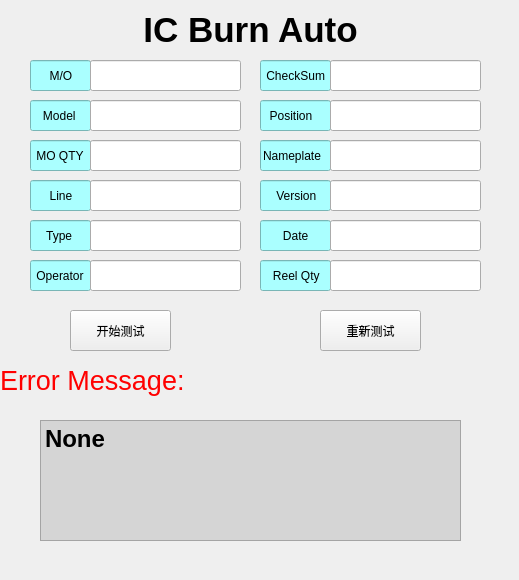
<?xml version="1.0" encoding="UTF-8"?>
<ui version="4.0">
 <class>Form</class>
 <widget class="QWidget" name="Form">
  <property name="geometry">
   <rect>
    <x>0</x>
    <y>0</y>
    <width>519</width>
    <height>580</height>
   </rect>
  </property>
  <property name="windowTitle">
   <string>IC Burn Auto</string>
  </property>
  <widget class="QLabel" name="label">
   <property name="geometry">
    <rect>
     <x>130</x>
     <y>10</y>
     <width>241</width>
     <height>41</height>
    </rect>
   </property>
   <property name="text">
    <string>&lt;html&gt;&lt;head/&gt;&lt;body&gt;&lt;p align=&quot;center&quot;&gt;&lt;span style=&quot; font-size:26pt; font-weight:700;&quot;&gt;IC Burn Auto&lt;/span&gt;&lt;/p&gt;&lt;/body&gt;&lt;/html&gt;</string>
   </property>
  </widget>
  <widget class="QLineEdit" name="lineEdit">
   <property name="geometry">
    <rect>
     <x>30</x>
     <y>60</y>
     <width>61</width>
     <height>31</height>
    </rect>
   </property>
   <property name="toolTip">
    <string>&lt;html&gt;&lt;head/&gt;&lt;body&gt;&lt;p align=&quot;center&quot;&gt;&lt;span style=&quot; font-size:12pt;&quot;&gt;&lt;br/&gt;&lt;/span&gt;&lt;/p&gt;&lt;/body&gt;&lt;/html&gt;</string>
   </property>
   <property name="styleSheet">
    <string notr="true">background-color: rgb(170, 255, 255);</string>
   </property>
   <property name="text">
    <string>     M/O</string>
   </property>
  </widget>
  <widget class="QLineEdit" name="lineEdit_2">
   <property name="geometry">
    <rect>
     <x>90</x>
     <y>60</y>
     <width>151</width>
     <height>31</height>
    </rect>
   </property>
  </widget>
  <widget class="QLineEdit" name="lineEdit_3">
   <property name="geometry">
    <rect>
     <x>30</x>
     <y>100</y>
     <width>61</width>
     <height>31</height>
    </rect>
   </property>
   <property name="toolTip">
    <string>&lt;html&gt;&lt;head/&gt;&lt;body&gt;&lt;p align=&quot;center&quot;&gt;&lt;span style=&quot; font-size:12pt;&quot;&gt;&lt;br/&gt;&lt;/span&gt;&lt;/p&gt;&lt;/body&gt;&lt;/html&gt;</string>
   </property>
   <property name="styleSheet">
    <string notr="true">background-color: rgb(170, 255, 255);</string>
   </property>
   <property name="text">
    <string>   Model</string>
   </property>
  </widget>
  <widget class="QLineEdit" name="lineEdit_4">
   <property name="geometry">
    <rect>
     <x>90</x>
     <y>100</y>
     <width>151</width>
     <height>31</height>
    </rect>
   </property>
  </widget>
  <widget class="QLineEdit" name="lineEdit_5">
   <property name="geometry">
    <rect>
     <x>30</x>
     <y>140</y>
     <width>61</width>
     <height>31</height>
    </rect>
   </property>
   <property name="toolTip">
    <string>&lt;html&gt;&lt;head/&gt;&lt;body&gt;&lt;p align=&quot;center&quot;&gt;&lt;span style=&quot; font-size:12pt;&quot;&gt;&lt;br/&gt;&lt;/span&gt;&lt;/p&gt;&lt;/body&gt;&lt;/html&gt;</string>
   </property>
   <property name="styleSheet">
    <string notr="true">background-color: rgb(170, 255, 255);</string>
   </property>
   <property name="text">
    <string> MO QTY</string>
   </property>
  </widget>
  <widget class="QLineEdit" name="lineEdit_6">
   <property name="geometry">
    <rect>
     <x>30</x>
     <y>180</y>
     <width>61</width>
     <height>31</height>
    </rect>
   </property>
   <property name="toolTip">
    <string>&lt;html&gt;&lt;head/&gt;&lt;body&gt;&lt;p align=&quot;center&quot;&gt;&lt;span style=&quot; font-size:12pt;&quot;&gt;&lt;br/&gt;&lt;/span&gt;&lt;/p&gt;&lt;/body&gt;&lt;/html&gt;</string>
   </property>
   <property name="styleSheet">
    <string notr="true">background-color: rgb(170, 255, 255);</string>
   </property>
   <property name="text">
    <string>     Line</string>
   </property>
  </widget>
  <widget class="QLineEdit" name="lineEdit_7">
   <property name="geometry">
    <rect>
     <x>30</x>
     <y>220</y>
     <width>61</width>
     <height>31</height>
    </rect>
   </property>
   <property name="toolTip">
    <string>&lt;html&gt;&lt;head/&gt;&lt;body&gt;&lt;p align=&quot;center&quot;&gt;&lt;span style=&quot; font-size:12pt;&quot;&gt;&lt;br/&gt;&lt;/span&gt;&lt;/p&gt;&lt;/body&gt;&lt;/html&gt;</string>
   </property>
   <property name="styleSheet">
    <string notr="true">background-color: rgb(170, 255, 255);</string>
   </property>
   <property name="text">
    <string>    Type</string>
   </property>
  </widget>
  <widget class="QLineEdit" name="lineEdit_8">
   <property name="geometry">
    <rect>
     <x>260</x>
     <y>60</y>
     <width>71</width>
     <height>31</height>
    </rect>
   </property>
   <property name="toolTip">
    <string>&lt;html&gt;&lt;head/&gt;&lt;body&gt;&lt;p align=&quot;center&quot;&gt;&lt;span style=&quot; font-size:12pt;&quot;&gt;&lt;br/&gt;&lt;/span&gt;&lt;/p&gt;&lt;/body&gt;&lt;/html&gt;</string>
   </property>
   <property name="styleSheet">
    <string notr="true">background-color: rgb(170, 255, 255);</string>
   </property>
   <property name="text">
    <string> CheckSum</string>
   </property>
  </widget>
  <widget class="QLineEdit" name="lineEdit_9">
   <property name="geometry">
    <rect>
     <x>260</x>
     <y>100</y>
     <width>71</width>
     <height>31</height>
    </rect>
   </property>
   <property name="toolTip">
    <string>&lt;html&gt;&lt;head/&gt;&lt;body&gt;&lt;p align=&quot;center&quot;&gt;&lt;span style=&quot; font-size:12pt;&quot;&gt;&lt;br/&gt;&lt;/span&gt;&lt;/p&gt;&lt;/body&gt;&lt;/html&gt;</string>
   </property>
   <property name="styleSheet">
    <string notr="true">background-color: rgb(170, 255, 255);</string>
   </property>
   <property name="text">
    <string>  Position</string>
   </property>
  </widget>
  <widget class="QLineEdit" name="lineEdit_10">
   <property name="geometry">
    <rect>
     <x>260</x>
     <y>140</y>
     <width>71</width>
     <height>31</height>
    </rect>
   </property>
   <property name="toolTip">
    <string>&lt;html&gt;&lt;head/&gt;&lt;body&gt;&lt;p align=&quot;center&quot;&gt;&lt;span style=&quot; font-size:12pt;&quot;&gt;&lt;br/&gt;&lt;/span&gt;&lt;/p&gt;&lt;/body&gt;&lt;/html&gt;</string>
   </property>
   <property name="styleSheet">
    <string notr="true">background-color: rgb(170, 255, 255);</string>
   </property>
   <property name="text">
    <string>Nameplate</string>
   </property>
  </widget>
  <widget class="QLineEdit" name="lineEdit_11">
   <property name="geometry">
    <rect>
     <x>260</x>
     <y>180</y>
     <width>71</width>
     <height>31</height>
    </rect>
   </property>
   <property name="toolTip">
    <string>&lt;html&gt;&lt;head/&gt;&lt;body&gt;&lt;p align=&quot;center&quot;&gt;&lt;span style=&quot; font-size:12pt;&quot;&gt;&lt;br/&gt;&lt;/span&gt;&lt;/p&gt;&lt;/body&gt;&lt;/html&gt;</string>
   </property>
   <property name="styleSheet">
    <string notr="true">background-color: rgb(170, 255, 255);</string>
   </property>
   <property name="text">
    <string>    Version</string>
   </property>
  </widget>
  <widget class="QLineEdit" name="lineEdit_12">
   <property name="geometry">
    <rect>
     <x>260</x>
     <y>220</y>
     <width>71</width>
     <height>31</height>
    </rect>
   </property>
   <property name="toolTip">
    <string>&lt;html&gt;&lt;head/&gt;&lt;body&gt;&lt;p align=&quot;center&quot;&gt;&lt;span style=&quot; font-size:12pt;&quot;&gt;&lt;br/&gt;&lt;/span&gt;&lt;/p&gt;&lt;/body&gt;&lt;/html&gt;</string>
   </property>
   <property name="styleSheet">
    <string notr="true">background-color: rgb(170, 255, 255);</string>
   </property>
   <property name="text">
    <string>      Date</string>
   </property>
  </widget>
  <widget class="QLineEdit" name="lineEdit_13">
   <property name="geometry">
    <rect>
     <x>260</x>
     <y>260</y>
     <width>71</width>
     <height>31</height>
    </rect>
   </property>
   <property name="toolTip">
    <string>&lt;html&gt;&lt;head/&gt;&lt;body&gt;&lt;p align=&quot;center&quot;&gt;&lt;span style=&quot; font-size:12pt;&quot;&gt;&lt;br/&gt;&lt;/span&gt;&lt;/p&gt;&lt;/body&gt;&lt;/html&gt;</string>
   </property>
   <property name="styleSheet">
    <string notr="true">background-color: rgb(170, 255, 255);</string>
   </property>
   <property name="text">
    <string>   Reel Qty</string>
   </property>
  </widget>
  <widget class="QLineEdit" name="lineEdit_14">
   <property name="geometry">
    <rect>
     <x>30</x>
     <y>260</y>
     <width>61</width>
     <height>31</height>
    </rect>
   </property>
   <property name="toolTip">
    <string>&lt;html&gt;&lt;head/&gt;&lt;body&gt;&lt;p align=&quot;center&quot;&gt;&lt;span style=&quot; font-size:12pt;&quot;&gt;&lt;br/&gt;&lt;/span&gt;&lt;/p&gt;&lt;/body&gt;&lt;/html&gt;</string>
   </property>
   <property name="styleSheet">
    <string notr="true">background-color: rgb(170, 255, 255);</string>
   </property>
   <property name="text">
    <string> Operator</string>
   </property>
  </widget>
  <widget class="QLineEdit" name="lineEdit_15">
   <property name="geometry">
    <rect>
     <x>330</x>
     <y>60</y>
     <width>151</width>
     <height>31</height>
    </rect>
   </property>
  </widget>
  <widget class="QLineEdit" name="lineEdit_16">
   <property name="geometry">
    <rect>
     <x>330</x>
     <y>100</y>
     <width>151</width>
     <height>31</height>
    </rect>
   </property>
  </widget>
  <widget class="QLineEdit" name="lineEdit_17">
   <property name="geometry">
    <rect>
     <x>330</x>
     <y>140</y>
     <width>151</width>
     <height>31</height>
    </rect>
   </property>
  </widget>
  <widget class="QLineEdit" name="lineEdit_18">
   <property name="geometry">
    <rect>
     <x>330</x>
     <y>180</y>
     <width>151</width>
     <height>31</height>
    </rect>
   </property>
  </widget>
  <widget class="QLineEdit" name="lineEdit_19">
   <property name="geometry">
    <rect>
     <x>330</x>
     <y>220</y>
     <width>151</width>
     <height>31</height>
    </rect>
   </property>
  </widget>
  <widget class="QLineEdit" name="lineEdit_20">
   <property name="geometry">
    <rect>
     <x>330</x>
     <y>260</y>
     <width>151</width>
     <height>31</height>
    </rect>
   </property>
  </widget>
  <widget class="QLineEdit" name="lineEdit_21">
   <property name="geometry">
    <rect>
     <x>90</x>
     <y>140</y>
     <width>151</width>
     <height>31</height>
    </rect>
   </property>
  </widget>
  <widget class="QLineEdit" name="lineEdit_22">
   <property name="geometry">
    <rect>
     <x>90</x>
     <y>180</y>
     <width>151</width>
     <height>31</height>
    </rect>
   </property>
  </widget>
  <widget class="QLineEdit" name="lineEdit_23">
   <property name="geometry">
    <rect>
     <x>90</x>
     <y>220</y>
     <width>151</width>
     <height>31</height>
    </rect>
   </property>
  </widget>
  <widget class="QLineEdit" name="lineEdit_24">
   <property name="geometry">
    <rect>
     <x>90</x>
     <y>260</y>
     <width>151</width>
     <height>31</height>
    </rect>
   </property>
  </widget>
  <widget class="QLabel" name="label_2">
   <property name="geometry">
    <rect>
     <x>0</x>
     <y>360</y>
     <width>191</width>
     <height>41</height>
    </rect>
   </property>
   <property name="styleSheet">
    <string notr="true">color: rgb(255, 0, 0);</string>
   </property>
   <property name="text">
    <string>&lt;html&gt;&lt;head/&gt;&lt;body&gt;&lt;p&gt;&lt;span style=&quot; font-size:20pt;&quot;&gt;Error Message:&lt;/span&gt;&lt;/p&gt;&lt;/body&gt;&lt;/html&gt;</string>
   </property>
  </widget>
  <widget class="QTextEdit" name="textEdit">
   <property name="geometry">
    <rect>
     <x>40</x>
     <y>420</y>
     <width>421</width>
     <height>121</height>
    </rect>
   </property>
   <property name="styleSheet">
    <string notr="true">background-color: rgb(213, 213, 213);</string>
   </property>
   <property name="html">
    <string>&lt;!DOCTYPE HTML PUBLIC &quot;-//W3C//DTD HTML 4.0//EN&quot; &quot;http://www.w3.org/TR/REC-html40/strict.dtd&quot;&gt;
&lt;html&gt;&lt;head&gt;&lt;meta name=&quot;qrichtext&quot; content=&quot;1&quot; /&gt;&lt;meta charset=&quot;utf-8&quot; /&gt;&lt;style type=&quot;text/css&quot;&gt;
p, li { white-space: pre-wrap; }
hr { height: 1px; border-width: 0; }
li.unchecked::marker { content: &quot;\2610&quot;; }
li.checked::marker { content: &quot;\2612&quot;; }
&lt;/style&gt;&lt;/head&gt;&lt;body style=&quot; font-family:'Microsoft JhengHei UI'; font-size:9pt; font-weight:400; font-style:normal;&quot;&gt;
&lt;p style=&quot; margin-top:0px; margin-bottom:0px; margin-left:0px; margin-right:0px; -qt-block-indent:0; text-indent:0px;&quot;&gt;&lt;span style=&quot; font-size:18pt; font-weight:700;&quot;&gt;None&lt;/span&gt;&lt;/p&gt;&lt;/body&gt;&lt;/html&gt;</string>
   </property>
  </widget>
  <widget class="QPushButton" name="pushButton">
   <property name="geometry">
    <rect>
     <x>70</x>
     <y>310</y>
     <width>101</width>
     <height>41</height>
    </rect>
   </property>
   <property name="text">
    <string>开始测试</string>
   </property>
  </widget>
  <widget class="QPushButton" name="pushButton_2">
   <property name="geometry">
    <rect>
     <x>320</x>
     <y>310</y>
     <width>101</width>
     <height>41</height>
    </rect>
   </property>
   <property name="text">
    <string>重新测试</string>
   </property>
  </widget>
 </widget>
 <resources/>
 <connections/>
</ui>
